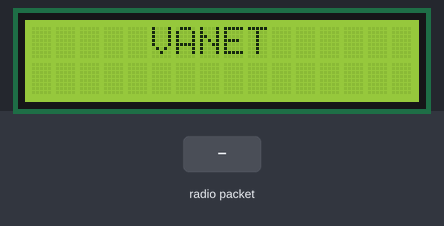
Bench run of a sketch on a simulated Arduino Uno, built with avr-gcc and run on an emulated ATmega328P. On the bench: 16×2 character LCD. Inputs (shaded band) come from the test bench. No radio packets arrive unless stated.

Above: at 1.2 s.
1.3 s: radio packet "!" arrives
At 2.7 s:
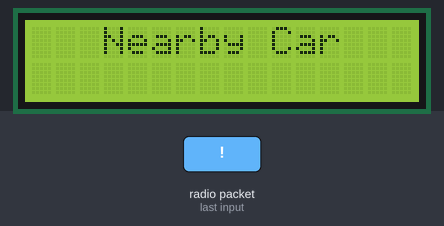
Timing chart, 0 to 4.3 s (numbered marks = the images above; inputs shaded):
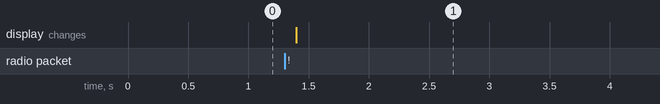

The sketch:

Car2_LCD.ino
```cpp
 /* LCD RS pin to digital pin 10
 * LCD Enable pin to digital pin 9
 * LCD D4 pin to digital pin 5
 * LCD D5 pin to digital pin 4
 * LCD D6 pin to digital pin 3
 * LCD D7 pin to digital pin 2
 * LCD R/W pin to ground
*/

#include <SPI.h>
#include <nRF24L01.h>
#include <RF24.h>
#include <LiquidCrystal.h>

LiquidCrystal lcd(10, 9, 5, 4, 3, 2);
RF24 radio(7, 8);

const byte rxAddr[6] = "00001";

void setup()
{
  radio.begin();

   lcd.begin(16,2);
  lcd.setCursor(5, 0);
  lcd.print("VANET");
}

void loop()
{
  radio.setRetries(15, 15);
  radio.openWritingPipe(rxAddr);
  radio.stopListening();
  const char text[] = "!MH 31 0002@";
  radio.write(&text, sizeof(text));


  radio.openReadingPipe(0, rxAddr);
  radio.startListening();
    if (radio.available())
  {
    char text[32] = {0};
    radio.read(&text, sizeof(text));

      if(text[0]=='#')
      {
        if(text[1]=='1')
        {
          if(text[2]=='$')
          {
           lcd.clear();
          lcd.print("Accident Nearby");
          lcd.setCursor(2, 1);
        lcd.print("MH 31 0003");
          delay(1000);
          }
        }
      }

    if(text[0]=='!')
    {
      text[0]=' ';
      text[11]=' ';

       lcd.clear();
       lcd.setCursor(3, 0);
       lcd.print("Nearby Car");
       lcd.setCursor(2, 1);
        lcd.print(text);
        delay(100);
    }

  }
    delay(100);
}
```

Measured:
- after the input at 1.3 s, the display: changes after 0.09 s (image 1)
